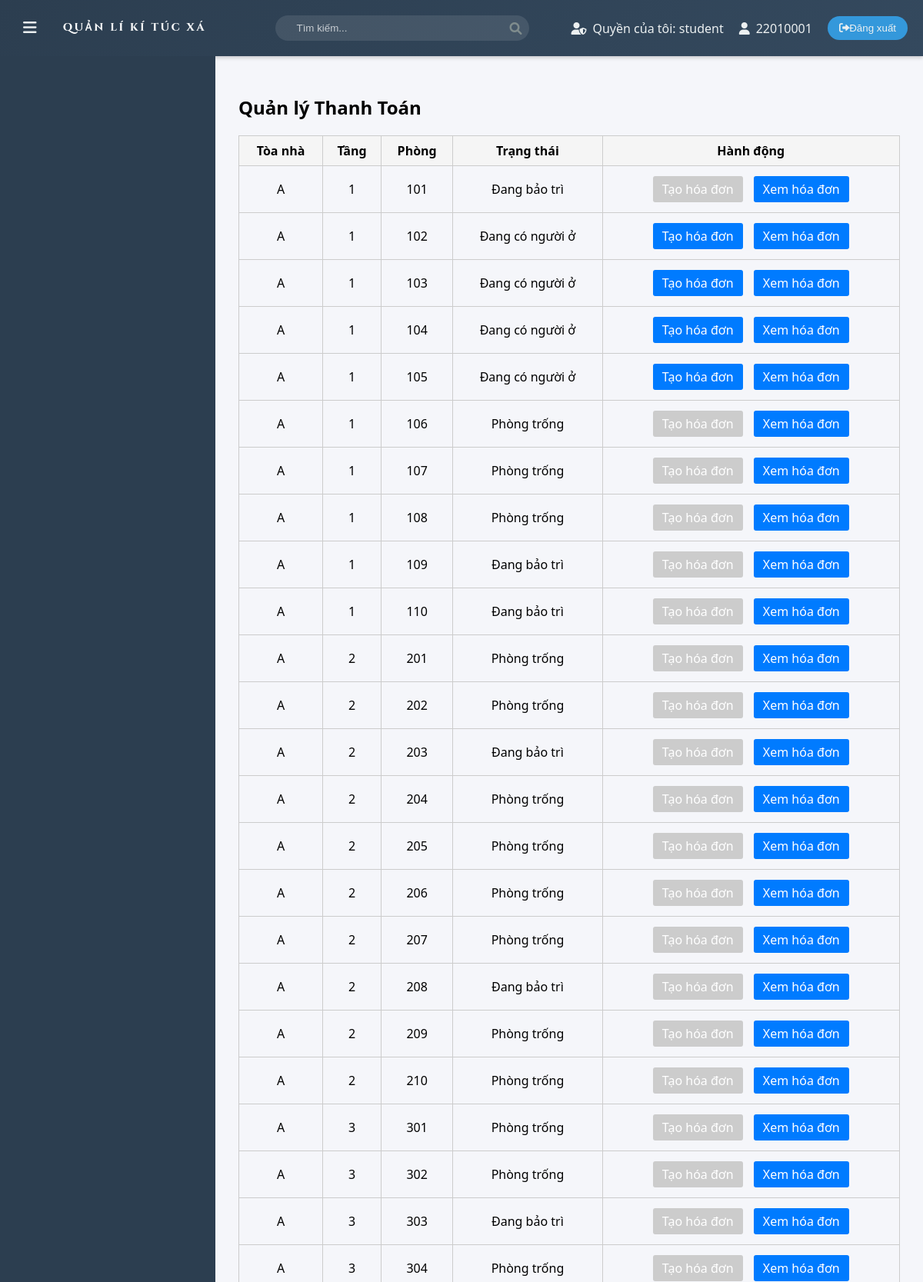
The app's page /php/admin/payments_list.php (signed in, upper part) with its own data.
### tables this page shows
CREATE TABLE Rooms (
    room_id INT AUTO_INCREMENT PRIMARY KEY,
    room_code VARCHAR(50) UNIQUE NOT NULL,
    building VARCHAR(1) NOT NULL,
    floor INT NOT NULL,
    room_number VARCHAR(10) NOT NULL,
    capacity ENUM('2', '4', '8') NOT NULL,
    status ENUM('available', 'occupied', 'maintenance') DEFAULT 'available',
    price DECIMAL(10,2) NOT NULL
);

### php/admin/payments_list.php (the view, shortened to what this page needs)
<?php
include '../config/db_connect.php';
$sql_rooms = "SELECT * FROM Rooms ORDER BY building, floor, room_number";
$result_rooms = $conn->query($sql_rooms);
?>
<!DOCTYPE html>
<html lang="vi">
<head>
    <link rel="stylesheet" href="../../assets/css/main.css">
    <link rel="stylesheet" href="../../assets/css/payments.css">
    <link rel="stylesheet" href="https://cdnjs.cloudflare.com/ajax/libs/font-awesome/6.0.0/css/all.min.css">
</head>
<body>
    <?php include 'layout/header.php'; ?>
    <div class="container">
        <?php include 'layout/menu.php'; ?>
        <main class="content">
            <div class="payments-list-container">
                <h2>Quản lý Thanh Toán</h2>
                <table>
                    <thead>
                        <tr>
                            <th>Tòa nhà</th>
                            <th>Tầng</th>
                            <th>Phòng</th>
                            <th>Trạng thái</th>
                            <th>Hành động</th>
                        </tr>
                    </thead>
                    <tbody>
                        <?php while ($room = $result_rooms->fetch_assoc()): ?>
                            <tr>
                                <td><?php echo htmlspecialchars($room['building']); ?></td>
                                <td><?php echo htmlspecialchars($room['floor']); ?></td>
                                <td><?php echo htmlspecialchars($room['room_number']); ?></td>
                                <td><?php echo htmlspecialchars($room['status'] == 'occupied' ? 'Đang có người ở' : ($room['status'] == 'available' ? 'Phòng trống' : 'Đang bảo trì')); ?></td>
                                <td>
                                    <?php if ($room['status'] == 'occupied'): ?>
                                        <a href="add_payment.php?room_id=<?php echo $room['room_id']; ?>" class="add-btn">Tạo hóa đơn</a>
                                    <?php else: ?>
                                        <span class="disabled-btn">Tạo hóa đơn</span>
                                    <?php endif; ?>
                                    <a href="view_payments.php?room_id=<?php echo $room['room_id']; ?>" class="view-btn">Xem hóa đơn</a>
                                </td>
                            </tr>
                        <?php endwhile; ?>
                    </tbody>
                </table>
            </div>
        </main>
    </div>
</body>
</html>

### assets/css/main.css (style rules this page uses)
:root { --primary-color: #2c3e50; --secondary-color: #34495e; --accent-color: #3498db; --text-color: #ecf0f1; --hover-color: #2980b9; --transition-speed: 0.3s; }
body { font-family: 'Segoe UI', Tahoma, Geneva, Verdana, sans-serif; margin: 0; padding: 0; background-color: #f5f6fa; }
.container { display: flex; min-height: calc(100vh - 70px); }
.content { flex-grow: 1; padding: 30px; transition: var(--transition-speed); }

### assets/css/payments.css (style rules this page uses)
.payments-list-container table, .payments-history-container table { width: 100%; border-collapse: collapse; margin-top: 15px; }
.payments-list-container th, .payments-list-container td, .payments-history-container th, .payments-history-container td { border: 1px solid #ccc; padding: 8px; text-align: center; }
.payments-list-container th, .payments-history-container th { background-color: #f5f5f5; }
.add-btn, .view-btn, .back-btn { display: inline-block; padding: 6px 12px; margin: 5px; background-color: #007bff; color: #fff; text-decoration: none; border-radius: 3px; }
.disabled-btn { display: inline-block; padding: 6px 12px; margin: 5px; background-color: #ccc; color: #fff; text-decoration: none; border-radius: 3px; cursor: not-allowed; }

### records on screen
rooms: building "A", floor "1", room_number "101", status "Đang bảo trì", shows "Tạo hóa đơn"
rooms: building "A", floor "1", room_number "102", status "Đang có người ở"
rooms: building "A", floor "1", room_number "103", status "Đang có người ở"
rooms: building "A", floor "1", room_number "104", status "Đang có người ở"
rooms: building "A", floor "1", room_number "105", status "Đang có người ở"
rooms: building "A", floor "1", room_number "106", status "Phòng trống", shows "Tạo hóa đơn"
rooms: building "A", floor "1", room_number "107", status "Phòng trống", shows "Tạo hóa đơn"
rooms: building "A", floor "1", room_number "108", status "Phòng trống", shows "Tạo hóa đơn"
rooms: building "A", floor "1", room_number "109", status "Đang bảo trì", shows "Tạo hóa đơn"
rooms: building "A", floor "1", room_number "110", status "Đang bảo trì", shows "Tạo hóa đơn"
rooms: building "A", floor "2", room_number "201", status "Phòng trống", shows "Tạo hóa đơn"
rooms: building "A", floor "2", room_number "202", status "Phòng trống", shows "Tạo hóa đơn"
rooms: building "A", floor "2", room_number "203", status "Đang bảo trì", shows "Tạo hóa đơn"
rooms: building "A", floor "2", room_number "204", status "Phòng trống", shows "Tạo hóa đơn"
rooms: building "A", floor "2", room_number "205", status "Phòng trống", shows "Tạo hóa đơn"
rooms: building "A", floor "2", room_number "206", status "Phòng trống", shows "Tạo hóa đơn"
rooms: building "A", floor "2", room_number "207", status "Phòng trống", shows "Tạo hóa đơn"
rooms: building "A", floor "2", room_number "208", status "Đang bảo trì", shows "Tạo hóa đơn"
rooms: building "A", floor "2", room_number "209", status "Phòng trống", shows "Tạo hóa đơn"
rooms: building "A", floor "2", room_number "210", status "Phòng trống", shows "Tạo hóa đơn"
rooms: building "A", floor "3", room_number "301", status "Phòng trống", shows "Tạo hóa đơn"
rooms: building "A", floor "3", room_number "302", status "Phòng trống", shows "Tạo hóa đơn"
rooms: building "A", floor "3", room_number "303", status "Đang bảo trì", shows "Tạo hóa đơn"
rooms: building "A", floor "3", room_number "304", status "Phòng trống", shows "Tạo hóa đơn"

### other values on screen
$role "student"
$username "22010001"
